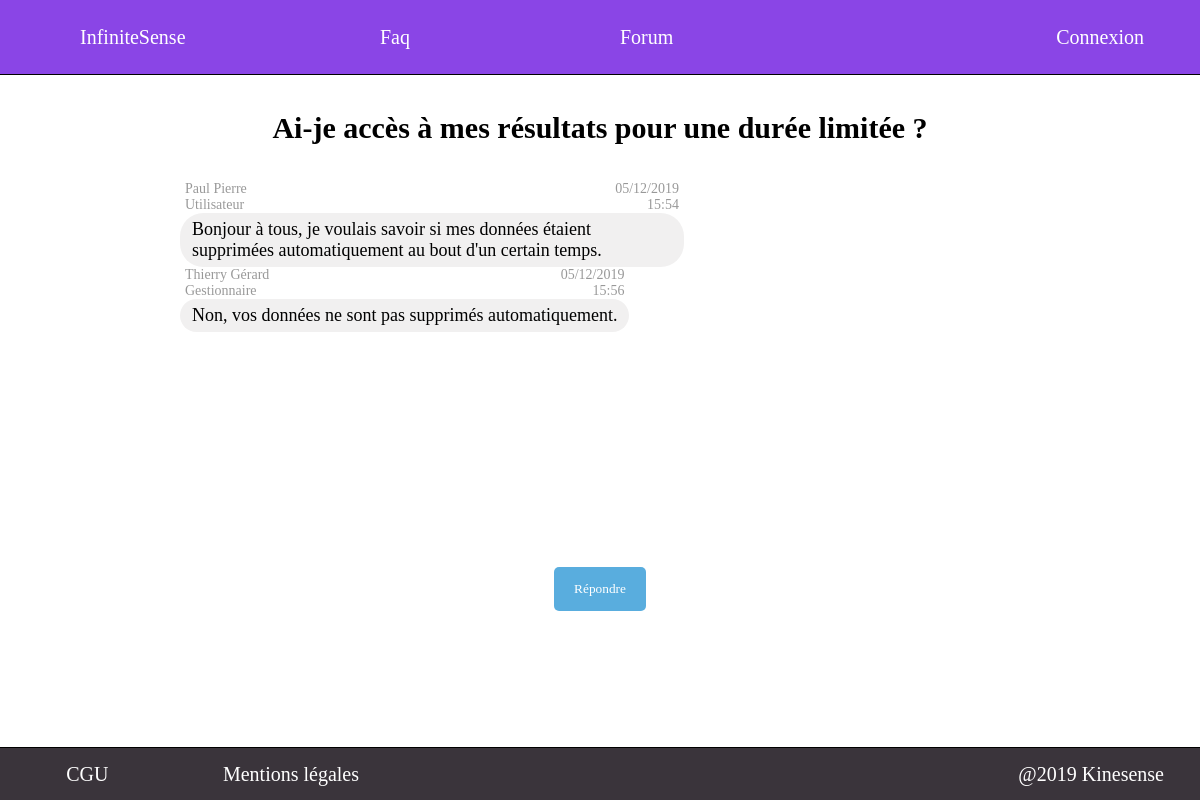
The page /src/view/autre/Forum_sujet.php?id_sujet=1 on the database its author committed.
### tables this page shows
CREATE TABLE sujet_forum(
	id_sujet INT AUTO_INCREMENT PRIMARY KEY,
	id_utilisateur INT NOT NULL,
	titre VARCHAR(255) NOT NULL,
	date_creation_sujet DATETIME NOT NULL,
	CONSTRAINT fk_sujet_forum_utilisateur FOREIGN KEY (id_utilisateur) REFERENCES utilisateur(id_utilisateur)
);

CREATE TABLE message_forum(
	id_message INT AUTO_INCREMENT PRIMARY KEY,
	id_sujet INT NOT NULL,
	id_utilisateur INT NOT NULL,
	message TEXT NOT NULL,
	date_poste DATETIME NOT NULL,
	CONSTRAINT fk_message_forum_sujet FOREIGN KEY (id_sujet) REFERENCES sujet_forum(id_sujet),
	CONSTRAINT fk_message_forum_utilisateur FOREIGN KEY (id_utilisateur) REFERENCES utilisateur(id_utilisateur)
);

CREATE TABLE utilisateur(
	id_utilisateur INT AUTO_INCREMENT PRIMARY KEY,
	prenom VARCHAR(30) DEFAULT NULL,
	nom VARCHAR(30) DEFAULT NULL,
	adresse_mail VARCHAR(50) NOT NULL UNIQUE,
	mot_de_passe VARCHAR(255) DEFAULT NULL,
	role CHAR NOT NULL
);

### src/model/convert_role.php (called while the page is built, shortened)
<?php
function char_to_str($char) {
  if ($char==='G') {return('Gestionnaire');}
  if ($char==='U') {return('Utilisateur');}
  return('error');
}
?>

### src/view/autre/Forum_sujet.php (the view, shortened to what this page needs)
<!DOCTYPE html>
<html>
	<head>
		<link rel="stylesheet" href="../../public/css/autre/Forum_sujet.css"/>
	</head>
	<body>
		<?php include("../general/Header.php"); ?>
    <?php
    if (!isset($_SESSION['id_utilisateur'])) {$id_utilisateur=0;} else {$id_utilisateur=$_SESSION['id_utilisateur'];}
		if (!isset($_SESSION['role'])) {$role='U';} else {$role=$_SESSION['role'];}
    ?>
		<?php include('../general/Message_serveur.php');?>
    <section>
			<?php
			$db = db_connect();
				?><script> show_message('Connexion à la base de donnée impossible','red'); </script><?php
			try {
        $id_sujet=$_GET['id_sujet'];
				$req = "SELECT titre FROM sujet_forum WHERE id_sujet=$id_sujet";
			  $rep = $db->query($req);
        $titre=$rep->fetch();
        echo '<h1>'.$titre['titre'].'</h1>';
			} catch (Exception $e)
			{
				?><script type="text/javascript"> show_message('Erreur serveur','red'); </script><?php
				exit;
			}
      $req2="SELECT * FROM message_forum WHERE id_sujet=$id_sujet ORDER BY date_poste ASC";
      $rep2=$db->query($req2);
			?>
			<div id="conversation">
				<?php
      	while ($infos_message=$rep2->fetch()) {?>
          <div class=
          <?php
          if ($infos_message['id_utilisateur']==$id_utilisateur) {echo 'message_self';} else {echo 'message_other';}
          ?>
          >
          <?php
          try {
            $id_utilisateur_message=$infos_message['id_utilisateur'];
            $req3 = "SELECT nom, prenom, role FROM utilisateur where id_utilisateur=$id_utilisateur_message";
            $rep3 = $db->query($req3);
            $user=$rep3->fetch();
						include_once('../../model/convert_role.php');
						if (char_to_str($user['role'])=='error') {
							?><script type="text/javascript"> show_message("Erreur serveur au message d'id="+<?php echo $infos_message['id_message'] ?>,'red'); </script><?php
						} else {
							?>
							<div class="message">
								<div class="utilisateur">
									<?php
									$prenom=$user['prenom'];
									$nom=$user['nom'];
									$texte=$infos_message['message'];
									$texte=str_replace("\n\r","<br/>",$texte);
									$texte=str_replace("\r\n","<br/>",$texte);
									$texte=str_replace("\r","<br/>",$texte);
									$texte=str_replace("\n","<br/>",$texte);
									if ($role=='A') {
										echo "<a href='../accueil/Accueil_admin?search=".addslashes($prenom)."+".addslashes($nom)."'>";
										echo $prenom." ".$nom.'<br>'.char_to_str($user['role'])."</a>";
									} else {
										echo $prenom." ".$nom.'<br>'.char_to_str($user['role']);
									}
									?>
								</div>
								<div class="date"><?php echo date('d/m/Y', strtotime($infos_message['date_poste'])).'<br>'.date('H:i', strtotime($infos_message['date_poste'])); ?></div>
								<div class="texte"><?php echo $texte; ?></div>
							</div>
								<?php
						}
          } catch (Exception $e)
          {
            ?><script type="text/javascript">
            show_message("Erreur serveur au message id="+<?php echo $infos_message['id_message'] ?>,'red');
            </script><?php
          }
          ?>
          </div>
      	<?php
				}
				?>
      </div>
			<?php
			if ($id_utilisateur==0) {
				?><button type='button' id='new_message' onclick="show_connexion_form()">Répondre</button><?php
			} else {
				?><button type='button' id='new_message' onclick='show_new_message_form()'>Répondre</button><?php
			}
			?>
		</section>
		<?php include("../general/Footer.php"); ?>
	</body>
</html>

### src/public/css/autre/Forum_sujet.css (style rules this page uses)
section { position:relative; top:75px; width:100%; }
section h1 { position: relative; margin-top: 3%; margin-bottom: 3%; text-align: center; font-size: 30px; }
#conversation { position:relative; overflow-y: auto; height:350px; scrollbar-width: thin; width: 70%; margin: auto; overflow-x: hidden; }
#conversation > * { max-width: 60%; display: flex; }
#conversation .message_other { float:left; clear: both; flex-direction: row-reverse; }
#conversation > * > .message > .utilisateur { float:left; opacity: .40; text-align: left; margin: 0px 5px; font-size: 14px; }
#conversation > * > .message > .date { float:right; opacity: .40; text-align: right; margin: 0px 5px; font-size: 14px; }
#conversation > * > .message > .texte { clear: both; border: none; border-radius: 1.3em; padding: 6px 12px; font-size: 18px; }
#conversation > .message_other > .message > .texte { background-color: #f1f0f0; float:left; }
section #new_message { background-color: #59adde; color: white; padding: 14px 20px; border: none; outline: none; border-radius: 5px; display: block; margin: auto; margin-top: 3%; margin-bottom: 3%; }
:root { --cancel_color: #ff476f; --delete_color: #59adde; }

### src/public/css/general/Header.css (style rules this page uses)
* { font-family: Cambria;padding: 0; margin: 0; }

### src/public/css/general/Connexion_form.css (style rules this page uses)
:root { --cancel_color: #ff476f; --delete_color: #59adde; }

### rows shown on the page
sujet_forum: titre "Ai-je accès à mes résultats pour une durée limitée ?"
message_forum: id_utilisateur.prenom "Paul", id_utilisateur.nom "Pierre", id_utilisateur.role "Utilisateur", date_poste "05/12/2019", date_poste "15:54", message "Bonjour à tous, je voulais savoir si mes données étaient supprimées automatiquement au bout d'un certain temps."
message_forum: id_utilisateur.prenom "Thierry", id_utilisateur.nom "Gérard", id_utilisateur.role "Gestionnaire", date_poste "05/12/2019", date_poste "15:56", message "Non, vos données ne sont pas supprimés automatiquement."
